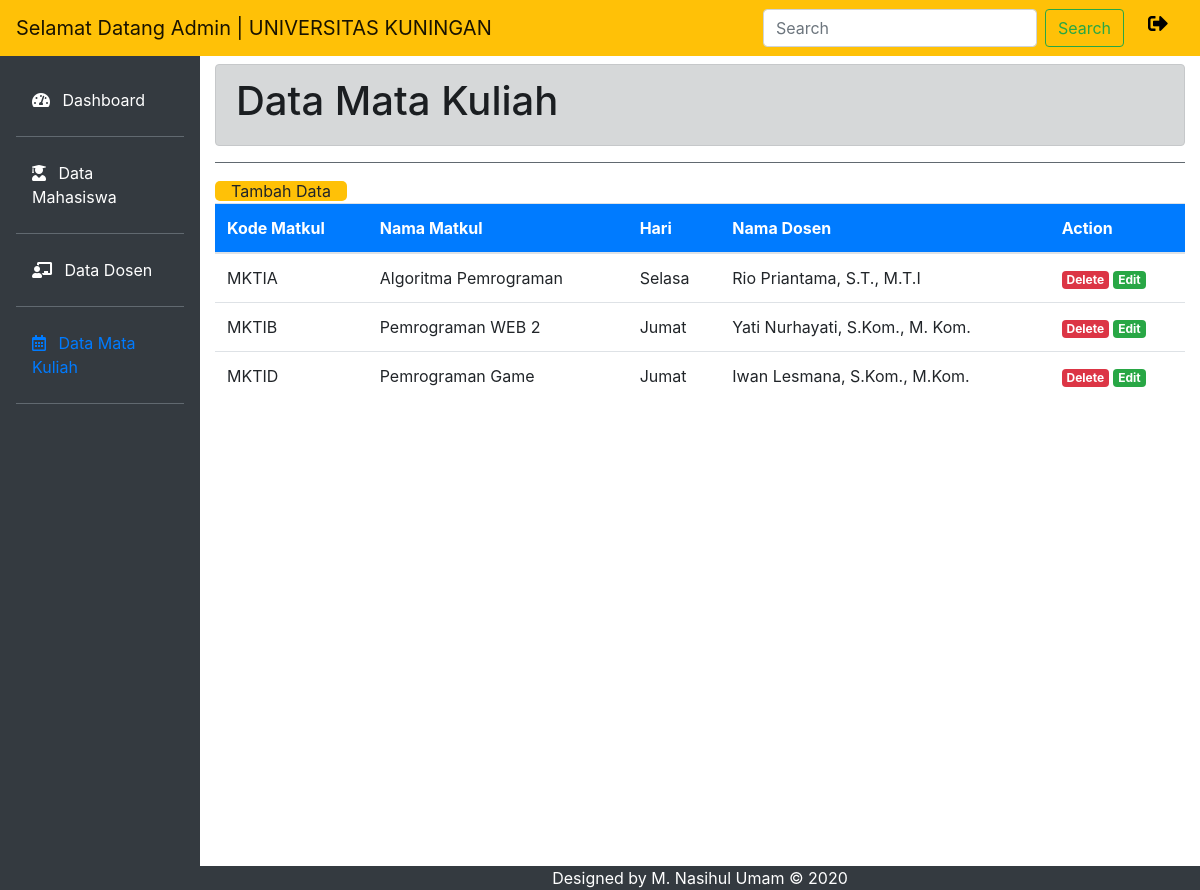
The app's page /tampil_dataMK.php (signed in) with its own data.
### tables this page shows
CREATE TABLE `matkul` (
  `kd_matkul` varchar(15) NOT NULL,
  `nama_matkul` varchar(35) NOT NULL,
  `hari` varchar(15) NOT NULL,
  `nip` varchar(15) NOT NULL
);

CREATE TABLE `dosen` (
  `nip` varchar(15) NOT NULL,
  `nama` varchar(35) NOT NULL,
  `jk` char(1) NOT NULL,
  `agama` varchar(15) NOT NULL,
  `alamat` text NOT NULL
);

### config.php (called while the page is built, shortened)
<?php
	class database{
		var $host = "localhost";
		var $username = "root";
		var $password = "";
		var $database = "data_akademik";
		var $koneksi = "";
		function __construct(){
			$this->koneksi = mysqli_connect($this->host, $this->username, $this->password,$this->database);
		}
		function tampil_dataMK(){
			$data = mysqli_query($this->koneksi,"SELECT * FROM dosen, matkul WHERE dosen.nip = matkul.nip");
			while($row = mysqli_fetch_array($data)){
				$hasil[] = $row;
			}
			return $hasil;
		}
	}
?>

### tampil_dataMK.php (the view, shortened to what this page needs)
<?php
  if(isset($_SESSION['user_aktiv'])){
  extract($_GET);
  include('config.php');
  $db = new database();
  $data_mk = $db->tampil_dataMK();
?>
<!doctype html>
<html lang="en">
  <head>
    <link rel="stylesheet" href="bootstrap/css/bootstrap.min.css">
    <link rel="stylesheet" type="text/css" href="admin.css">
    <link rel="stylesheet" href="fontawesome-free/css/all.min.css">
  </head>
  <body>
  <nav class="navbar navbar-expand-lg navbar-light bg-warning fixed-top">
    <a class="navbar-brand" href="#">Selamat Datang Admin | UNIVERSITAS KUNINGAN</a>
      <form class="form-inline my-2 my-lg-0 ml-auto">
        <input class="form-control mr-sm-2" type="search" placeholder="Search" aria-label="Search">
        <button class="btn btn-outline-success my-2 my-sm-0" type="submit">Search</button>
      </form>
      <div class="icon ml-4">
        <h5>
          <a href="logout.php" style="color: black;"><i class="fas fa-sign-out-alt mr-3" data-toggle="tooltip" title="Sign Out"></i></a>
        </h5>
      </div>
  </nav>
  <div class="row no-gutters mt-5">
      <div class="col-md-2 bg-dark mt-2 pr-3 pt-4">
        <ul class="nav flex-column ml-3 mb-5">
        <li class="nav-item">
          <a class="nav-link text-white" href="dashboard.php"><i class="fas fa-tachometer-alt mr-2"></i> Dashboard</a> <hr class="bg-secondary"></hr>
        </li>
        <li class="nav-item">
          <a class="nav-link text-white" href="tampil_dataMHS.php"><i class="fas fa-user-graduate mr-2"></i> Data Mahasiswa</a><hr class="bg-secondary"></hr>
        </li>
        <li class="nav-item">
          <a class="nav-link text-white" href="tampil_dataDSN.php"><i class="fas fa-chalkboard-teacher mr-2"></i> Data Dosen</a><hr class="bg-secondary"></hr>
        </li>
        <li class="nav-item">
          <a class="nav-link active" href="tampil_dataMK.php"><i class="far fa-calendar-alt mr-2"></i> Data Mata Kuliah</a><hr class="bg-secondary"></hr>
        </li>
        </ul>
      </div>
      <div class="col-md-10 mt-3">
        <div id="content">
          <div class="container-fluid" style="padding-bottom: 450px;">
            <div class="alert alert-dark">
              <h1>Data Mata Kuliah</h1>
            </div>
            <hr class="bg-secondary"></hr>
              <a href="tambah_dataMK.php" class="btn-warning pr-3 pl-3" style="border-radius: 5px;">Tambah Data</a>
                  <table class="table">
            <thead>
              <tr class="btn-primary">
                <th>Kode Matkul</th>
                <th>Nama Matkul</th>
                <th>Hari</th>
                <th>Nama Dosen</th>
                <th>Action</th>
              </tr>
            </thead>
            <tbody>
              <?php
                foreach($data_mk as $row){
              ?>
              <tr>
                <td><?php echo $row['kd_matkul']; ?></td>
                <td><?php echo $row['nama_matkul']; ?></td>
                <td><?php echo $row['hari']; ?></td>
                <td><?php echo $row['nama']; ?></td>
                <td>
                  <a href="proses_mk.php?action=delete&mk=<?php echo $row['kd_matkul']; ?>" class="badge badge-danger" >Delete</a>
                  <a href="edit_mk.php?mk=<?php echo $row['kd_matkul']; ?>" class="badge badge-success">Edit</a>
                </td>
              </tr>
              <?php
                }
                ?>
            </tbody>
          </table>
          </div>
        </div>
        <?php include 'footer.php'; ?>
      </div>
  </div>
  </body>
</html>
<?PHP
}
else
{
  header('Location: index.php'); exit;
}
?>

### footer.php
<footer class="bg-dark text-white" align="center">
  Designed by M. Nasihul Umam &copy 2020
</footer>

### records on screen
matkul: kd_matkul "MKTIA", nama_matkul "Algoritma Pemrograman", hari "Selasa", nip.nama "Rio Priantama, S.T., M.T.I"
matkul: kd_matkul "MKTIB", nama_matkul "Pemrograman WEB 2", hari "Jumat", nip.nama "Yati Nurhayati, S.Kom., M. Kom."
matkul: kd_matkul "MKTID", nama_matkul "Pemrograman Game", hari "Jumat", nip.nama "Iwan Lesmana, S.Kom., M.Kom."
